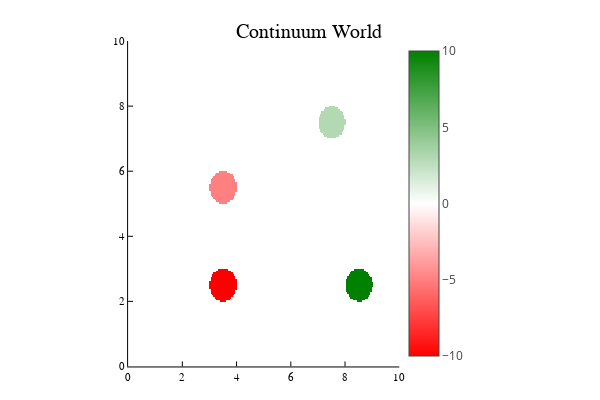

This figure's notebook cell:
### Code cell
w = CWorld()

dummy_s = Vec2(0.0, 0.0)
dummy_a = Vec2(0.0, 0.0)
plot(CWorldVis(w, f=sp->reward(w,dummy_s,dummy_a,sp)))

### Figure 1 — Plotly figure (JSON) as saved in the notebook; plotly's stock layout.template omitted (floating-point values rounded to 4 significant figures; data arrays with more than 128 entries replaced by an {"elided": "..."} marker saying what was removed)
{"data": [{"colorbar": {"len": 0.9039, "title": "", "x": 0.6655, "y": 0.4896}, "colorscale": [[0, "rgba(255, 0, 0, 1.000)"], [0.5, "rgba(255, 255, 255, 1.000)"], [1, "rgba(0, 128, 0, 1.000)"]], "name": "y1", "showlegend": false, "showscale": true, "type": "heatmap", "x": {"elided": "201 float values"}, "xaxis": "x", "y": {"elided": "201 float values"}, "yaxis": "y", "z": {"elided": "200x200 int values"}, "zmax": 10, "zmin": -10}], "layout": {"annotations": [{"font": {"color": "rgba(0, 0, 0, 1.000)", "family": "sans-serif", "size": 20}, "rotation": 0, "showarrow": false, "text": "Continuum World", "x": 0.5148, "xanchor": "center", "xref": "paper", "y": 1, "yanchor": "top", "yref": "paper"}], "height": 400, "legend": {"bgcolor": "rgba(255, 255, 255, 1.000)", "bordercolor": "rgba(0, 0, 0, 1.000)", "borderwidth": 1, "font": {"color": "rgba(0, 0, 0, 1.000)", "family": "sans-serif", "size": 11}, "title": {"font": {"color": "rgba(0, 0, 0, 1.000)", "family": "sans-serif", "size": 15}, "text": ""}, "tracegroupgap": 0, "traceorder": "normal", "x": 1, "xanchor": "auto", "y": 1, "yanchor": "auto"}, "margin": {"b": 20, "l": 0, "r": 0, "t": 20}, "paper_bgcolor": "rgba(255, 255, 255, 1.000)", "plot_bgcolor": "rgba(255, 255, 255, 1.000)", "showlegend": true, "width": 600, "xaxis": {"anchor": "y", "domain": [0.2135, 0.6655], "gridcolor": "rgba(0, 0, 0, 0.100)", "gridwidth": 0.5, "linecolor": "rgba(0, 0, 0, 1.000)", "mirror": false, "range": [0, 10], "showgrid": true, "showline": true, "showticklabels": true, "tickangle": 0, "tickcolor": "rgb(0, 0, 0)", "tickfont": {"color": "rgba(0, 0, 0, 1.000)", "family": "sans-serif", "size": 11}, "tickmode": "array", "ticks": "inside", "ticktext": ["0", "2", "4", "6", "8", "10"], "tickvals": [0, 2, 4, 6, 8, 10], "title": "", "titlefont": {"color": "rgba(0, 0, 0, 1.000)", "family": "sans-serif", "size": 15}, "type": "-", "visible": true, "zeroline": false, "zerolinecolor": "rgba(0, 0, 0, 1.000)"}, "yaxis": {"anchor": "x", "domain": [0.03762, 0.9415], "gridcolor": "rgba(0, 0, 0, 0.100)", "gridwidth": 0.5, "linecolor": "rgba(0, 0, 0, 1.000)", "mirror": false, "range": [0, 10], "showgrid": true, "showline": true, "showticklabels": true, "tickangle": 0, "tickcolor": "rgb(0, 0, 0)", "tickfont": {"color": "rgba(0, 0, 0, 1.000)", "family": "sans-serif", "size": 11}, "tickmode": "array", "ticks": "inside", "ticktext": ["0", "2", "4", "6", "8", "10"], "tickvals": [0, 2, 4, 6, 8, 10], "title": "", "titlefont": {"color": "rgba(0, 0, 0, 1.000)", "family": "sans-serif", "size": 15}, "type": "-", "visible": true, "zeroline": false, "zerolinecolor": "rgba(0, 0, 0, 1.000)"}}}
